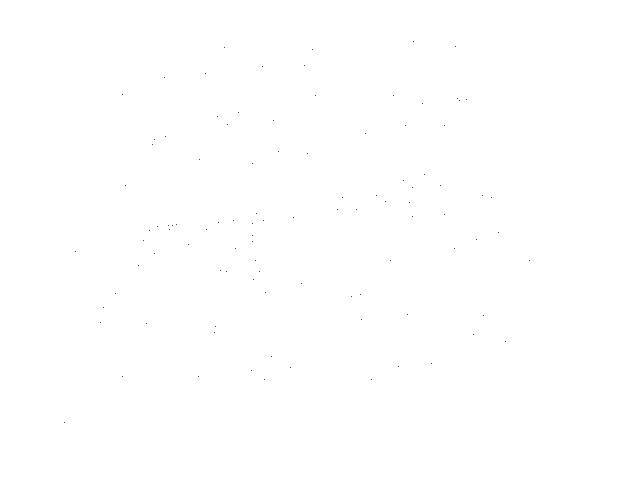
Frame 1 (no input)
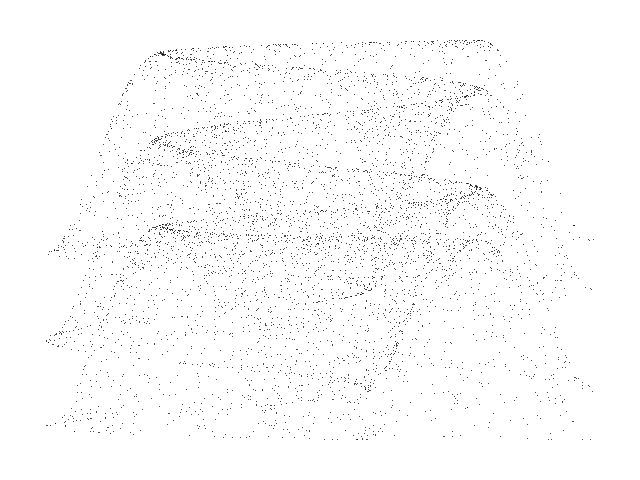
Frame 60 (the mouse pressed at the canvas centre just before this capture)
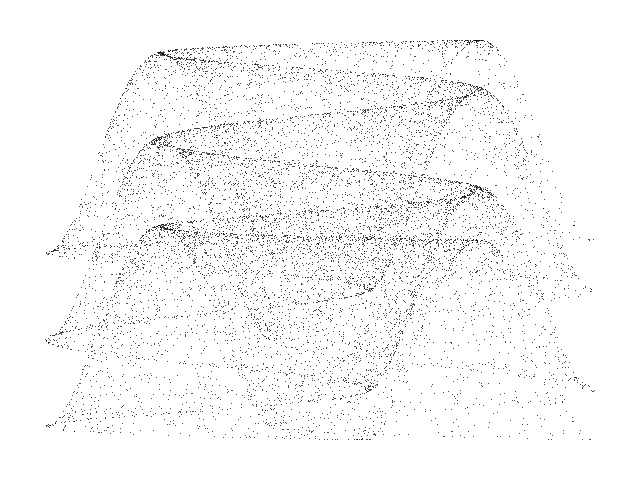
Frame 120 (the mouse held since frame 60 and released just before this capture)

The Processing sketch that drew these frames (run headless with seeded random() and noise(); from frame 60 on, the mouse is pressed at the canvas centre):

// Processing sketch: De_Jong_A
// ── De_Jong_A.pde
// Peter de Jong A chaotic map //

   float x = 0.1;
   float y = 0.1;
   float a = 0.4;
   float b = 60.0;
   float c = 10.0;
   float d = 1.6;


void setup() {
  
  size(640, 480);
  background(255);
  
}

void draw() {
  
  for (int i=0; i<100; i++) {
    
    float nx = x;
    float ny = y;
    
    x = sin(a * ny) - cos(b * nx);
    y = sin(c * nx) - cos(d * ny);
    
    point(320 + (160 * x), 240 + (100 * y));
        
  }

}
